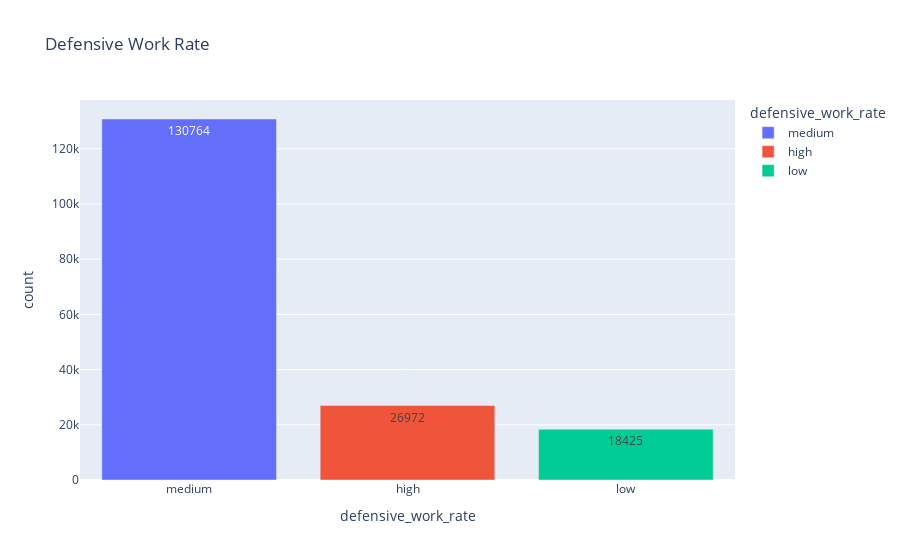

Here is the notebook cell this chart was saved with:
### Code cell
FIG = px.bar(
    D_defensive_work_rate,
    x = 'defensive_work_rate',
    y = 'count',
    title= 'Defensive Work Rate',
    text = 'count',
    color='defensive_work_rate'
)
FIG.show()

### Figure 1 — Plotly figure (JSON) as saved in the notebook; plotly's stock layout.template omitted (floating-point values rounded to 4 significant figures)
{"data": [{"hovertemplate": "defensive_work_rate=%{x}<br>count=%{text}<extra></extra>", "legendgroup": "medium", "marker": {"color": "#636efa", "pattern": {"shape": ""}}, "name": "medium", "orientation": "v", "showlegend": true, "text": [130800.0], "textposition": "auto", "type": "bar", "x": ["medium"], "xaxis": "x", "y": [130764], "yaxis": "y"}, {"hovertemplate": "defensive_work_rate=%{x}<br>count=%{text}<extra></extra>", "legendgroup": "high", "marker": {"color": "#EF553B", "pattern": {"shape": ""}}, "name": "high", "orientation": "v", "showlegend": true, "text": [26970.0], "textposition": "auto", "type": "bar", "x": ["high"], "xaxis": "x", "y": [26972], "yaxis": "y"}, {"hovertemplate": "defensive_work_rate=%{x}<br>count=%{text}<extra></extra>", "legendgroup": "low", "marker": {"color": "#00cc96", "pattern": {"shape": ""}}, "name": "low", "orientation": "v", "showlegend": true, "text": [18420.0], "textposition": "auto", "type": "bar", "x": ["low"], "xaxis": "x", "y": [18425], "yaxis": "y"}], "layout": {"barmode": "relative", "legend": {"title": {"text": "defensive_work_rate"}, "tracegroupgap": 0}, "title": {"text": "Defensive Work Rate"}, "xaxis": {"anchor": "y", "categoryarray": ["medium", "high", "low"], "categoryorder": "array", "domain": [0, 1], "title": {"text": "defensive_work_rate"}}, "yaxis": {"anchor": "x", "domain": [0, 1], "title": {"text": "count"}}}}
